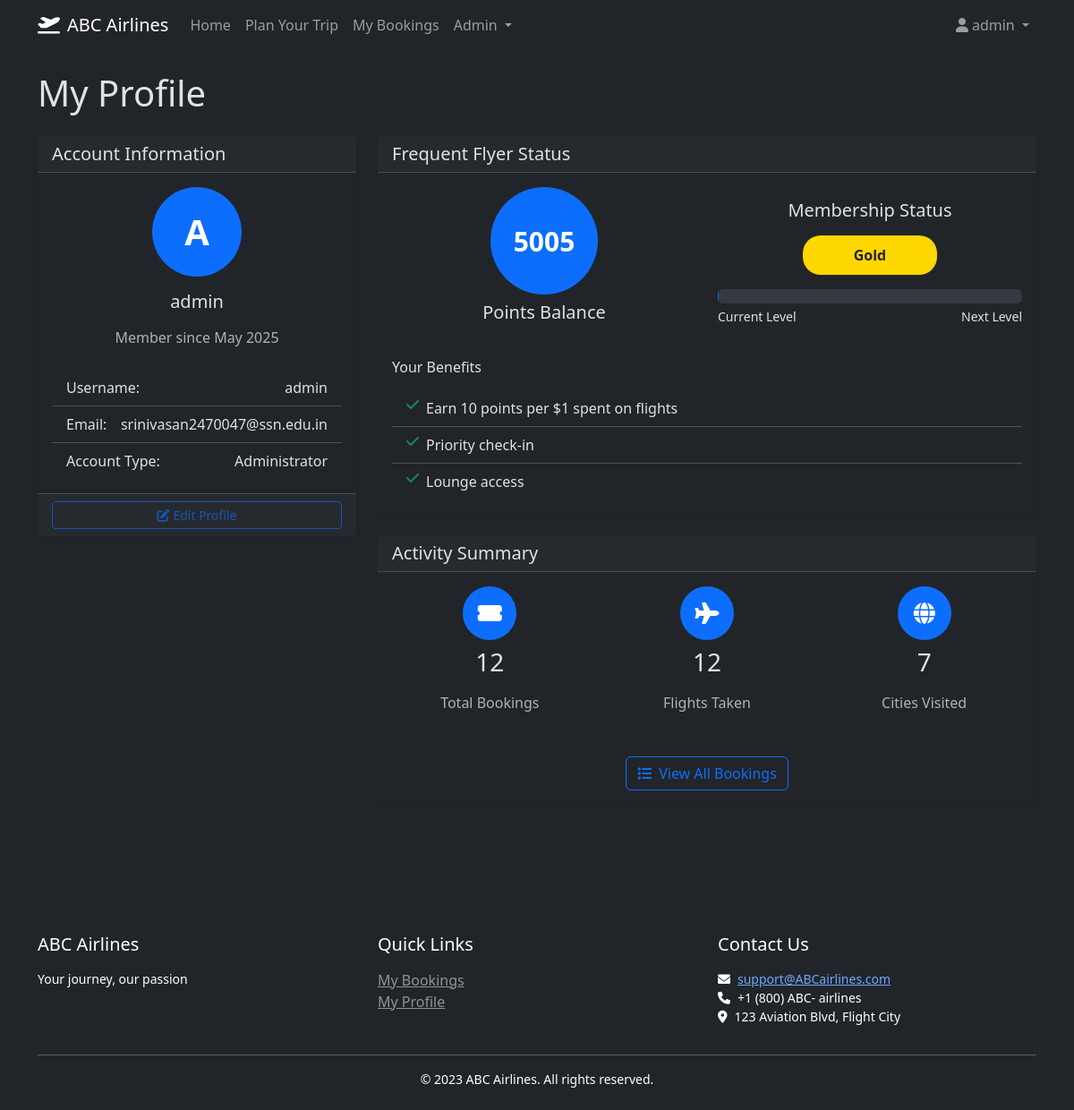
Page /profile (signed in) on the earlier database version.
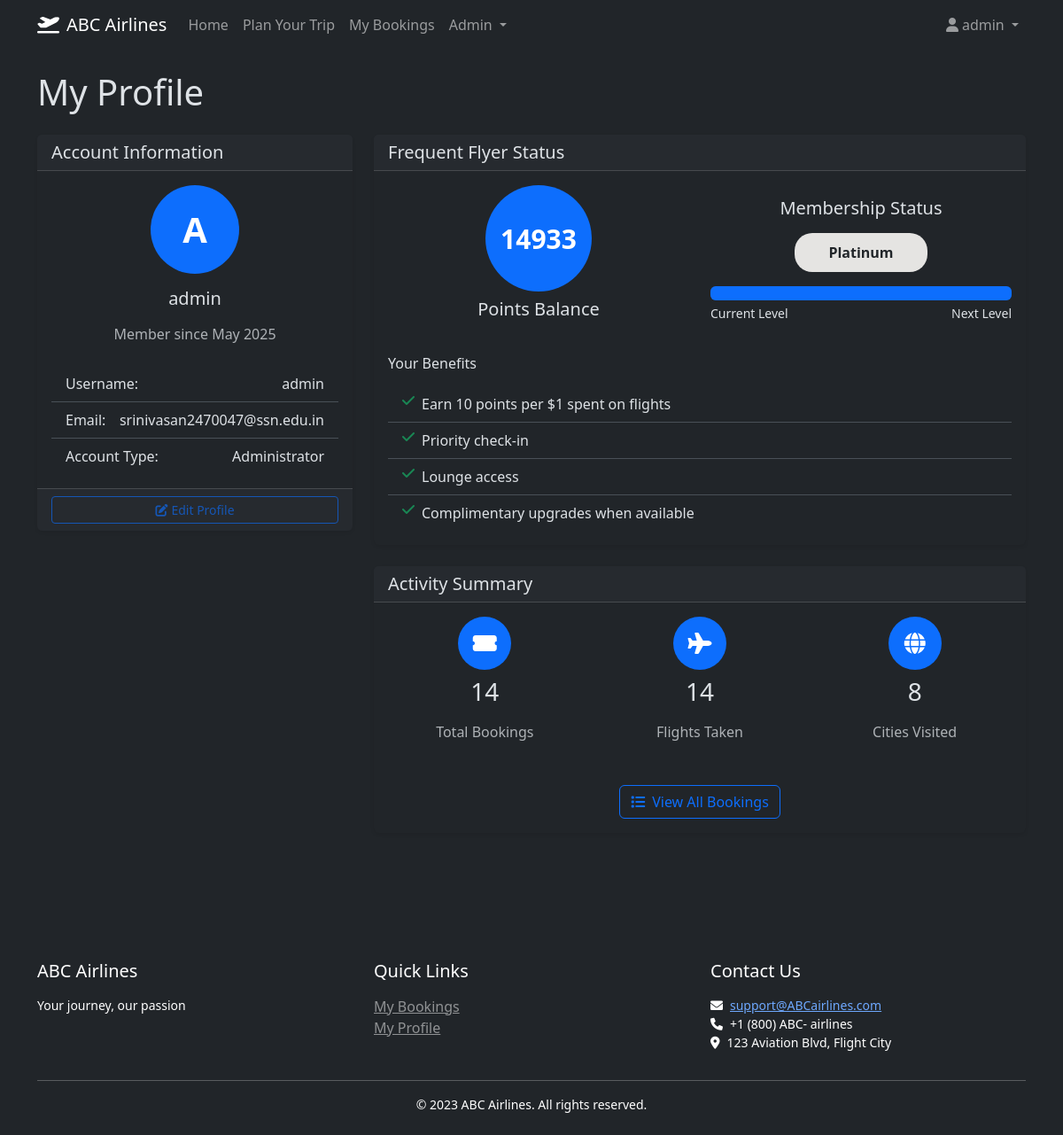
Same page on the later database version.
### models.py (models this page shows, shortened)
class User(UserMixin, db.Model):
    __tablename__ = 'users'
    id = db.Column(db.Integer, primary_key=True)
    username = db.Column(db.String(80), unique=True, nullable=False)
    email = db.Column(db.String(120), unique=True, nullable=False)
    password_hash = db.Column(db.String(128), nullable=False)
    is_admin = db.Column(db.Boolean, default=False)
    frequent_flyer_points = db.Column(db.Integer, default=0)
    created_at = db.Column(db.DateTime, nullable=False, default=datetime.utcnow)  # Add created_at
    bookings = db.relationship('Booking', backref='user', lazy=True)

### routes.py (the view)
@app.route('/profile')
@login_required
def profile():
    user = data.get_user_by_id(current_user.id)
    bookings_count = len(data.get_user_bookings(current_user.id))
    return render_template('user_profile.html', user=user, bookings_count=bookings_count)

### app.py (called while the page is built)
@login_manager.user_loader
def load_user(user_id):
    from models import User
    return User.query.get(int(user_id))

### data.py (called while the page is built)
def get_user_by_id(user_id):
    return User.query.get(user_id)

def get_user_bookings(user_id):
    return Booking.query.filter_by(user_id=user_id).all()

### routes.py (called while the page is built)
@app.context_processor
def utility_processor():
    return {
        'format_datetime': format_datetime,
        'format_date': format_date,
        'format_time': format_time,
        'format_price': format_price
    }

### templates/user_profile.html (shortened to what the changed rows need)
{% extends "base.html" %}
{% block content %}
<div class="mb-4">
    <h1 class="mb-4">My Profile</h1>
    <div class="row">
        <div class="col-md-4 mb-4">
            <div class="card">
                <div class="card-body">
                    <div class="text-center mb-4">
                        <div class="avatar-circle mb-3">
                            <span class="initials">{{ user.username[0].upper() }}</span>
                        </div>
                        <h5>{{ user.username }}</h5>
                        <p class="text-muted">Member since {{ user.created_at.strftime('%b %Y') }}</p>
                    </div>
                    <ul class="list-group list-group-flush">
                        <li class="list-group-item d-flex justify-content-between">
                            <span>Username:</span>
                            <span>{{ user.username }}</span>
                        </li>
                        <li class="list-group-item d-flex justify-content-between">
                            <span>Email:</span>
                            <span>{{ user.email }}</span>
                        </li>
                        <li class="list-group-item d-flex justify-content-between">
                            <span>Account Type:</span>
                            <span>{{ 'Administrator' if user.is_admin else 'Standard User' }}</span>
                        </li>
                    </ul>
                </div>
            </div>
        </div>
        <div class="col-md-8">
            <div class="card mb-4">
                <div class="card-body">
                    <div class="row align-items-center">
                        <div class="col-md-6">
                            <div class="text-center mb-3">
                                <div class="points-circle">
                                    <span class="points-value">{{ user.frequent_flyer_points }}</span>
                                </div>
                            </div>
                        </div>
                        <div class="col-md-6">
                            <div class="loyalty-status">
                                {% set status = "Bronze" if user.frequent_flyer_points < 1000 else
                                                "Silver" if user.frequent_flyer_points < 5000 else
                                                "Gold" if user.frequent_flyer_points < 10000 else "Platinum" %}
                                {% set status_color = "#CD7F32" if status == "Bronze" else
                                                      "#C0C0C0" if status == "Silver" else
                                                      "#FFD700" if status == "Gold" else "#E5E4E2" %}
                                <h5 class="text-center mb-3">Membership Status</h5>
                                <div class="status-badge" style="background-color: {{ status_color }}">
                                    {{ status }}
                                </div>
                                <div class="progress mt-3">
                                    {% set progress = (user.frequent_flyer_points % 5000) / 50 if user.frequent_flyer_points < 10000 else 100 %}
                                    <div class="progress-bar" role="progressbar" style="width: {{ progress }}%"></div>
                                </div>
                                <div class="d-flex justify-content-between mt-1">
                                    <small>Current Level</small>
                                    <small>Next Level</small>
                                </div>
                            </div>
                        </div>
                    </div>
                    <div class="benefits mt-4">
                        <ul class="list-group list-group-flush">
                            {% if user.frequent_flyer_points >= 10000 %}
                            <li class="list-group-item d-flex">
                                <i class="fas fa-check text-success me-2"></i>
                                <div>Complimentary upgrades when available</div>
                            </li>
                            {% endif %}
                        </ul>
                    </div>
                </div>
            </div>
            <div class="card">
                <div class="card-body">
                    <div class="row text-center">
                        <div class="col-md-4 mb-3">
                            <div class="stats-circle mb-2">
                                <i class="fas fa-ticket-alt"></i>
                            </div>
                            <h3>{{ bookings_count }}</h3>
                            <p class="text-muted">Total Bookings</p>
                        </div>
                        <div class="col-md-4 mb-3">
                            <div class="stats-circle mb-2">
                                <i class="fas fa-plane"></i>
                            </div>
                            <h3>{% if bookings_count > 0 %}{{ bookings_count }}{% else %}0{% endif %}</h3>
                            <p class="text-muted">Flights Taken</p>
                        </div>
                        <div class="col-md-4 mb-3">
                            <div class="stats-circle mb-2">
                                <i class="fas fa-globe"></i>
                            </div>
                            <h3>{% if bookings_count > 0 %}{{ bookings_count // 2 + 1 }}{% else %}0{% endif %}</h3>
                            <p class="text-muted">Cities Visited</p>
                        </div>
                    </div>
                </div>
            </div>
        </div>
    </div>
</div>
{% endblock %}

### templates/base.html (shortened to what this page needs)
<!DOCTYPE html>
<html lang="en" data-bs-theme="dark">
<head>
    <link rel="stylesheet" href="https://cdn.jsdelivr.net/npm/bootstrap@5.3.3/dist/css/bootstrap.min.css">
    <link rel="stylesheet" href="https://cdnjs.cloudflare.com/ajax/libs/font-awesome/6.0.0/css/all.min.css">
    <link rel="stylesheet" href="{{ url_for('static', filename='css/custom.css') }}">
</head>
<body>
    <nav class="navbar navbar-expand-lg navbar-dark bg-dark mb-4">
        <div class="container">
            <a class="navbar-brand" href="{{ url_for('index') }}">
                <i class="fas fa-plane-departure me-2"></i>ABC Airlines
            </a>
            <div class="collapse navbar-collapse" id="navbarNav">
                <ul class="navbar-nav me-auto">
                    <li class="nav-item">
                        <a class="nav-link" href="{{ url_for('index') }}">Home</a>
                    </li>
                    <li class="nav-item">
                        <button class="btn btn-link nav-link" data-bs-toggle="modal" data-bs-target="#travelModal">Plan Your Trip</button>
                    </li>
                    {% if current_user.is_authenticated %}
                    <li class="nav-item">
                        <a class="nav-link" href="{{ url_for('my_bookings') }}">My Bookings</a>
                    </li>
                    {% endif %}
                    {% if current_user.is_authenticated and current_user.is_admin %}
                    <li class="nav-item dropdown">
                        <a class="nav-link dropdown-toggle" href="#" id="adminDropdown" role="button" data-bs-toggle="dropdown">
                            Admin
                        </a>
                    </li>
                    {% endif %}
                </ul>
                <ul class="navbar-nav">
                    {% if current_user.is_authenticated %}
                    <li class="nav-item dropdown">
                        <a class="nav-link dropdown-toggle" href="#" id="userDropdown" role="button" data-bs-toggle="dropdown">
                            <i class="fas fa-user me-1"></i>{{ current_user.username }}
                        </a>
                    </li>
                    {% endif %}
                </ul>
            </div>
        </div>
    </nav>
    <main class="container pb-4">
        {% block content %}{% endblock %}
    </main>
    <footer class="bg-dark text-white mt-5 py-4">
        <div class="container">
            <div class="row">
                <div class="col-md-4">
                    <h5>ABC Airlines</h5>
                    <p class="small">Your journey, our passion</p>
                </div>
                <div class="col-md-4">
                    <h5>Quick Links</h5>
                    <ul class="list-unstyled">
                        {% if current_user.is_authenticated %}
                        <li><a href="{{ url_for('my_bookings') }}" class="text-white-50">My Bookings</a></li>
                        <li><a href="{{ url_for('profile') }}" class="text-white-50">My Profile</a></li>
                        {% else %}
                        <li><a href="{{ url_for('login') }}" class="text-white-50">Login</a></li>
                        <li><a href="{{ url_for('register') }}" class="text-white-50">Register</a></li>
                        {% endif %}
                    </ul>
                </div>
                <div class="col-md-4">
                    <h5>Contact Us</h5>
                    <p class="small">
                        <i class="fas fa-envelope me-2"></i><a href="mailto:support@ABCairlines.com">support@ABCairlines.com</a><br>
                        <i class="fas fa-phone me-2"></i>+1 (800) ABC- airlines<br>
                        <i class="fas fa-map-marker-alt me-2"></i>123 Aviation Blvd, Flight City
                    </p>
                </div>
            </div>
            <hr class="my-3">
            <div class="text-center">
                <p class="small mb-0">&copy; 2023 ABC Airlines. All rights reserved.</p>
            </div>
        </div>
    </footer>
</body>
</html>

Differences in the rows shown:
changed User "admin": frequent_flyer_points "5005" → "14933"
Other differences:
{{ status }}: "Gold" → "Platinum"
{{ bookings_count }}: "12" → "14"
{{ bookings_count // 2 + 1 }}: "7" → "8"
text now shown: "Complimentary upgrades when available"
